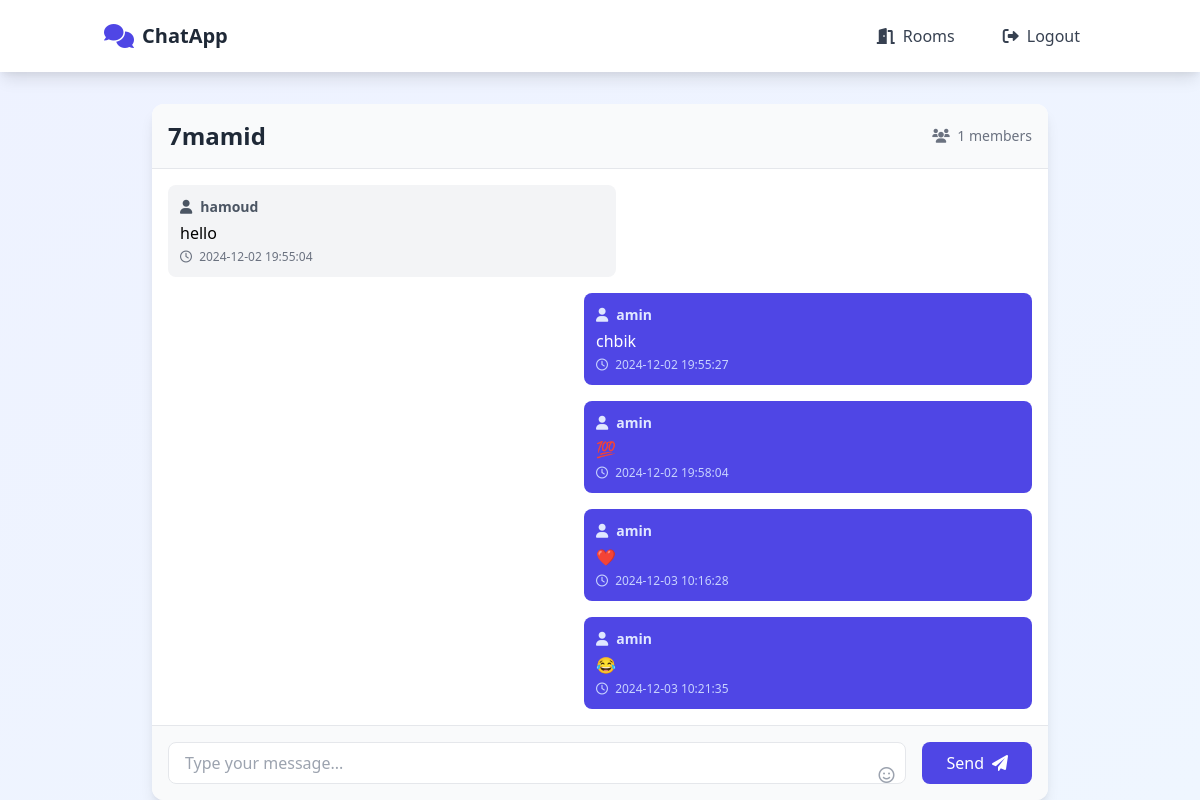
The app's page /room/1 (signed in) with its own data.
### models.py (models this page shows, shortened)
class ChatRoom(db.Model):
    id = db.Column(db.Integer, primary_key=True)
    name = db.Column(db.String(80), nullable=False)
    description = db.Column(db.String(200))
    created_at = db.Column(db.DateTime, default=datetime.utcnow)
    messages = db.relationship('Message', backref='room', lazy=True)

class Message(db.Model):
    id = db.Column(db.Integer, primary_key=True)
    content = db.Column(db.Text, nullable=False)
    timestamp = db.Column(db.DateTime, default=datetime.utcnow)
    user_id = db.Column(db.Integer, db.ForeignKey('user.id'), nullable=False)
    room_id = db.Column(db.Integer, db.ForeignKey('chat_room.id'), nullable=False)

class User(UserMixin, db.Model):
    id = db.Column(db.Integer, primary_key=True)
    username = db.Column(db.String(80), unique=True, nullable=False)
    email = db.Column(db.String(120), unique=True, nullable=False)
    password_hash = db.Column(db.String(128))
    messages = db.relationship('Message', backref='author', lazy=True)
    rooms = db.relationship('ChatRoom', secondary='user_rooms', backref='members')

### routes.py (the view)
@app.route('/room/<int:room_id>')
@login_required
def room(room_id):
    room = ChatRoom.query.get_or_404(room_id)
    messages = Message.query.filter_by(room_id=room_id).order_by(Message.timestamp).all()
    return render_template('room.html', room=room, messages=messages)

### routes.py (called while the page is built)
@login_manager.user_loader
def load_user(id):
    return User.query.get(int(id))

### app/templates/chat/room.html (shortened to what this page needs)
{% extends "base.html" %}
{% block content %}
<div class="max-w-4xl mx-auto bg-white rounded-xl shadow-lg overflow-hidden">
    <div class="border-b p-4 bg-gray-50">
        <div class="flex items-center justify-between">
            <div>
                <h2 class="text-2xl font-bold text-gray-800">{{ room.name }}</h2>
            </div>
            <div class="text-sm text-gray-500">
                <i class="fas fa-users mr-1"></i>
                {{ room.members|length }} members
            </div>
        </div>
    </div>
    <div id="messages" class="h-[32rem] overflow-y-auto p-4 space-y-4">
        {% for message in messages %}
        <div class="{% if message.author == current_user %}ml-auto{% endif %} max-w-md animate-fade-in">
            <div class="message-bubble {% if message.author == current_user %}bg-indigo-600 text-white{% else %}bg-gray-100{% endif %} rounded-lg p-3">
                <div class="flex items-center gap-2 {% if message.author == current_user %}text-indigo-100{% else %}text-gray-600{% endif %} text-sm mb-1">
                    <i class="fas fa-user"></i>
                    <span class="font-semibold">{{ message.author.username }}</span>
                </div>
                <div class="break-words">{{ message.content }}</div>
                <div class="text-xs mt-1 {% if message.author == current_user %}text-indigo-200{% else %}text-gray-500{% endif %}">
                    <i class="far fa-clock mr-1"></i>
                    {{ message.timestamp.strftime('%Y-%m-%d %H:%M:%S') }}
                </div>
            </div>
        </div>
        {% endfor %}
    </div>
    <div class="border-t p-4 bg-gray-50">
        <form id="message-form" class="flex gap-4">
            <div class="relative flex-1">
                <input type="text" id="message-input"
                       class="w-full px-4 py-2 pr-12 border rounded-lg focus:outline-none focus:ring-2 focus:ring-indigo-500 focus:border-transparent"
                       placeholder="Type your message...">
                <button type="button" id="emoji-button"
                        class="absolute right-3 top-1/2 -translate-y-1/2 text-gray-400 hover:text-gray-600">
                    <i class="far fa-smile"></i>
                </button>
            </div>
            <button type="submit"
                    class="px-6 py-2 bg-indigo-600 text-white rounded-lg hover:bg-indigo-700 transition-colors flex items-center gap-2">
                <span>Send</span>
                <i class="fas fa-paper-plane"></i>
            </button>
        </form>
    </div>
</div>
{% endblock %}

### app/templates/base.html (shortened to what this page needs)
<!DOCTYPE html>
<html lang="en">
<head>
    <link href="https://cdn.jsdelivr.net/npm/tailwindcss@2.2.19/dist/tailwind.min.css" rel="stylesheet">
    <link href="{{ url_for('static', filename='css/custom.css') }}" rel="stylesheet">
    <link href="https://cdnjs.cloudflare.com/ajax/libs/font-awesome/6.0.0/css/all.min.css" rel="stylesheet">
</head>
<body class="bg-gradient-to-br from-indigo-50 to-blue-50 min-h-screen">
    <nav class="bg-white shadow-lg">
        <div class="container mx-auto px-4">
            <div class="flex justify-between items-center py-4">
                <a href="{{ url_for('main.index') }}" class="flex items-center space-x-2">
                    <i class="fas fa-comments text-indigo-600 text-2xl"></i>
                    <span class="text-xl font-bold text-gray-800">ChatApp</span>
                </a>
                <div class="flex items-center space-x-4">
                    {% if current_user.is_authenticated %}
                        <a href="{{ url_for('chat.rooms') }}"
                           class="px-4 py-2 rounded-lg text-gray-700 hover:bg-gray-100 transition-colors">
                            <i class="fas fa-door-open mr-2"></i>Rooms
                        </a>
                        <a href="{{ url_for('auth.logout') }}"
                           class="px-4 py-2 rounded-lg text-gray-700 hover:bg-gray-100 transition-colors">
                            <i class="fas fa-sign-out-alt mr-2"></i>Logout
                        </a>
                    {% endif %}
                </div>
            </div>
        </div>
    </nav>
    <div class="container mx-auto mt-8 px-4">
        {% block content %}{% endblock %}
    </div>
</body>
</html>

### app/static/css/custom.css (style rules this page uses)
:root { --primary: #4F46E5; --primary-hover: #4338CA; --secondary: #10B981; --secondary-hover: #059669; }
.animate-fade-in { animation: fadeIn 0.3s ease-in; }
.message-bubble { position: relative; transition: transform 0.2s; }

### records on screen
ChatRoom: name "7mamid"
Message: author.username "hamoud", content "hello", timestamp "2024-12-02 19:55:04"
Message: author.username "amin", content "chbik", timestamp "2024-12-02 19:55:27"
Message: author.username "amin", content "💯", timestamp "2024-12-02 19:58:04"
Message: author.username "amin", content "❤️", timestamp "2024-12-03 10:16:28"
Message: author.username "amin", content "😂", timestamp "2024-12-03 10:21:35"

### other values on screen
{{ room.members|length }} "1"
